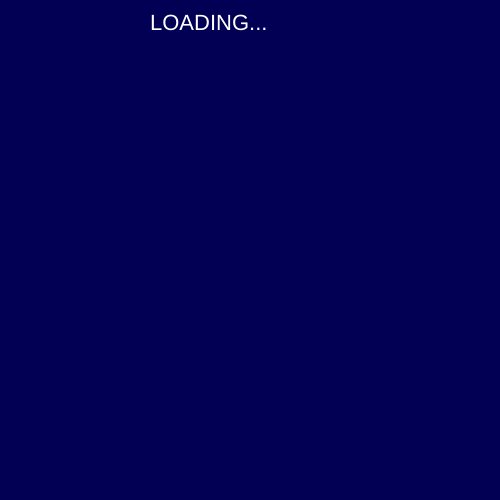
Frame 1 (no input)
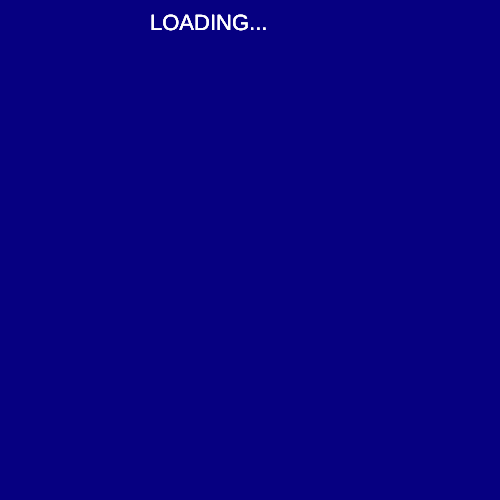
Frame 60 (no input)
Frame 120 (the mouse pressed at the canvas centre since frame 60): identical to frame 60, image omitted

The p5.js sketch that drew these frames (run headless with seeded random() and noise() and a simulated clock; from frame 60 on, the mouse is pressed at the canvas centre):

// p5.js sketch
// ── sketch.js
let textX, textY;
let i = 0;
let words = ['LOADING...', 'still loading...', 'still loading sorry', 'almost there', 'error', 'load failed'];
let lines = [];

function setup() {
  createCanvas(500, 500);
  
  textSize(22);
  background (0, 0, 80);
    }


function draw() {  
  background(10,0,130,25);
  fill(255, 255, 255);
  text(words[i], 150, 30);

  for(let i = 0; i < lines.length; i++){
    text(lines[i], 50, 100 + i * 20);
  }
}

function mouseClicked() {
      i++;
  if(i>=words.length){
    i=0;
  }
    let next = words[lines.length % words.length];
    lines.push(next);
}
